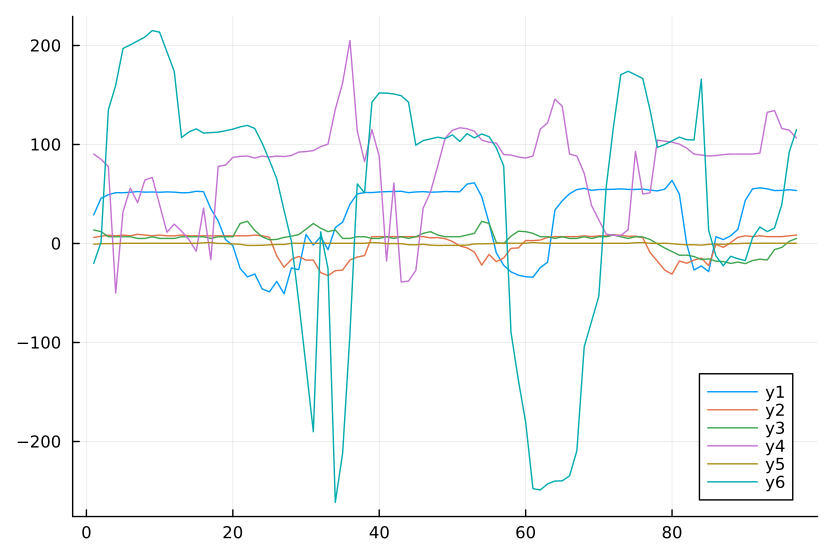

Reproduce this figure in Julia.
using JuMP, SCS
using LinearAlgebra
using Combinatorics

include("Buildings.jl")
include("MPC_optimiser.jl")
include("Coalition.jl")
include("load_EMS_data.jl")
include("plotting.jl")

# energy_cost = transpose(rand(Float64, 24))
# energy_sale = 0.5*energy_cost 


num_builds = 6
max_coal_size = 3
num_steps = 96

#buildings = [Building((rand(Float64, 1)[1], rand(Float64, 1)[1]), rand(Float64, 24), rand(Float64, 24), rand(Float16, 1)[1],rand(Float16, 1)[1],rand(Float16, 1)[1],rand(Float16, 1)[1],i) for i = 1:num_builds]
buildings, energy_cost, energy_sale = load_from_CSV(num_builds,num_steps)
opt = MPC_optimiser(energy_cost', energy_sale')

use_data = [b.act_cons-b.act_prod for b in buildings]
plot_use(use_data)


println("-------------")

t1 = time()
outs = [optimise(opt, [building]) for building in buildings]
t2 = time()

res = [out[1] for out in outs]
vars = [out[2] for out in outs]
#vars = outs[:,2]
#res2, vars2 = optimise_no_coord(buildings[2])
#res3, vars3 = optimise_no_coord(buildings[3])
#println("With storage, building 1 pays ", objective_value(res))
println("Decentralised, buildings pay ", sum([r for r in res]))
println("Computation took ", t2-t1,"s")
#println("delta_s ", value(vars[1]))
#println("cons ", value(vars[2]))
#println("sell ", value(vars[3]))
#println("charge ", value(vars[2][4]))
#ind_coal_costs = [objective_value(r) for r in res]


println("-------------")

t3 = time()
res, vars = optimise(opt, buildings)
t4 = time()

println("Central MPC, buildings pay ", res)
println("Computation took ", t4-t3,"s")

#println("Building 1 pays ", value(vars[5])[1])

println("-------------")


t7 = time()
# private_coal = privacy_focussed_coals(buildings,max_coal_size,1)
# private_coal, res = single_coal_opt(privacy_focussed_coals,buildings,max_coal_size,1)
res, _ = coal_MPC(privacy_focussed_coals,buildings,max_coal_size)

t8 = time()

# println("In private coalition ",private_coal, " agents pay ", res)
println("In private coalitions agents pay ", res)
println("Computation took ", t8-t7,"s")

println("-------------")

t9 = time()
# private_coal = bottom_up_full_info(buildings,max_coal_size,1)
# bottom_coal, res = single_coal_opt(bottom_up_full_info,buildings,max_coal_size,1)
res, _ = coal_MPC(bottom_up_full_info,buildings,max_coal_size)

t10 = time()

# println("In full-info bottom-up coalition ",bottom_coal, " agents pay ", res)
println("In full-info bottom-up coalition agents pay ", res)
println("Computation took ", t10-t9,"s")
println("-------------")


if num_builds <= 8 #takes about 20 mins on laptop to execute 8
    println("Coalitional optimal")

    t5 = time()
    # opt_coal, res = single_coal_opt(find_opt_coal,buildings,max_coal_size,1)
    res, _ = coal_MPC(find_opt_coal,buildings,max_coal_size)

    # opt_coal = find_opt_coal(buildings,max_coal_size,1)
    t6 = time()

    # println("In optimal coalition ",opt_coal, " agents pay ", res)
    println("In optimal coalition agents pay ", res)
    println("Computation took ", t6-t5,"s")
end
